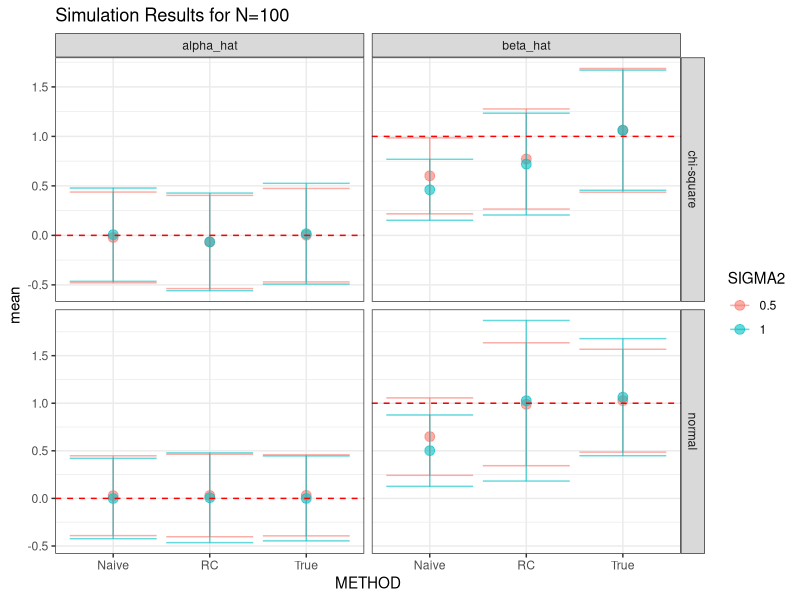
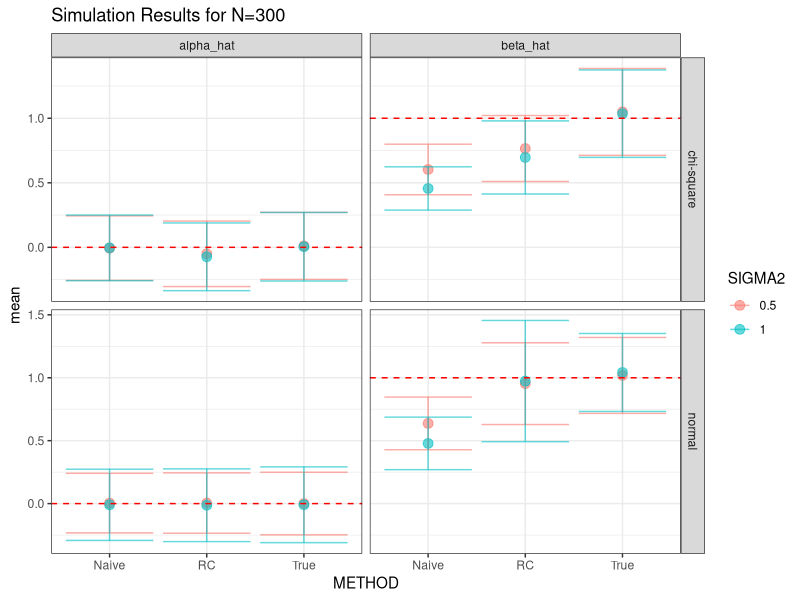
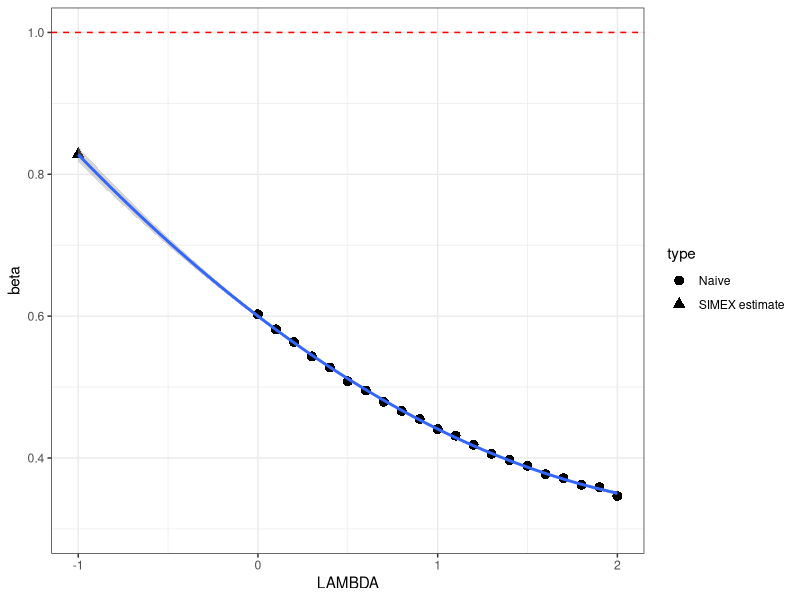
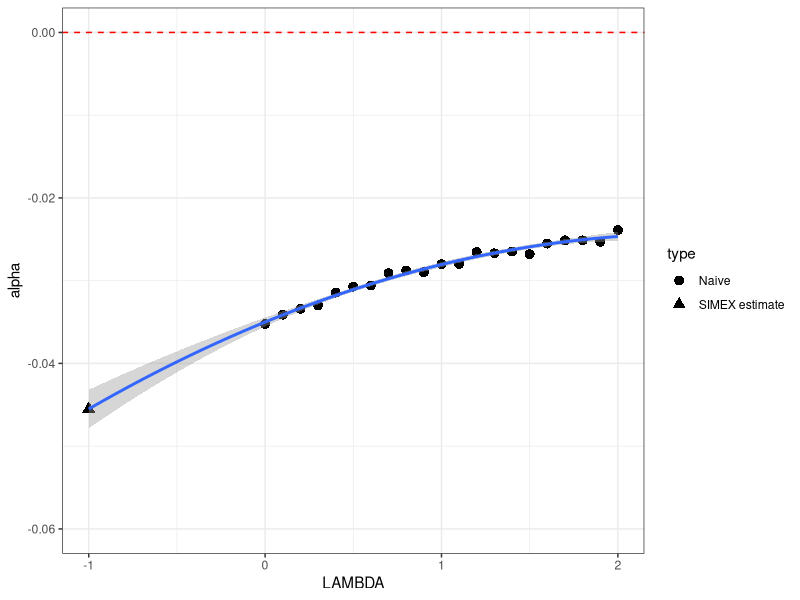

Write the R code that produced these figures, in order.
## ---- chunk 1
library(data.table)
library(ggplot2)
## ---- chunk 2
inv_logit <- function(x) {
  exp(x) / (1 + exp(x))
}

MLE <- function(Y, X){
  fit <- glm(Y ~ X, family = binomial)
  est <- fit$coefficients
  names(est) <- c("alpha", "beta")
  return(fit$coefficients)
}

RC <- function(Y, W, sigma2_eps){
  mu_X  <- mean(W)
  var_W <- var(W)
  var_X <- var_W - sigma2_eps
  
  Xhat <- mu_X + var_X * var_W^(-1) * (W - mu_X)
  
  return(MLE(Y, Xhat))
}

sim_data <- function(N, alpha, beta, sigma2_eps, X_model = "normal"){
  # Simulate True Covariates
  if(X_model == "normal"){
    X <- rnorm(N)
  } else if(X_model == "chi-square"){
    X <- ( rchisq(N, 1) - 1 / (sqrt(2)) )
  }
  
  # Simulate ME 
  eps <- rnorm(N, sd = sqrt(sigma2_eps))
  
  # Define surrogate
  W <- X + eps
  
  # Linear predictor
  eta <- alpha + beta*X
  
  # Simulate Y
  Y <- sapply(inv_logit(eta), function(p){rbinom(1, 1, p)})
  
  return(list(Y=Y, X=X, W=W))
}
## ---- chunk 3
results <- fread("HW3_simulation_results.csv")
summary <- melt(results, id.vars = c("N", "SIGMA2", "XDIST", "METHOD"),
     measure.vars=c("alpha_hat", "beta_hat"), 
     variable.name = "parameter", value.name = "est")

final <- summary[, .(mean = mean(est), 
            se = var(est)^.5), .(N, SIGMA2, XDIST, METHOD, parameter)]
final[, `:=`(lower = mean - 1.96*se, upper = mean+1.96*se)]
final[, truth := ifelse(parameter == "alpha_hat", 0, 1)]

final[, SIGMA2 := as.factor(SIGMA2)]
final[, N := as.factor(N)]
## ---- chunk 4
ggplot(final[N==100], aes(METHOD, mean, col=SIGMA2)) +
  geom_point(alpha=0.6, size=3) + 
  geom_errorbar(aes(ymin=lower, ymax=upper), alpha=0.6, size=0.5) + 
  facet_grid( XDIST ~ parameter, scales = "free") + 
  geom_hline(aes(yintercept=truth), linetype = "dashed", col="red") + 
  theme_bw() + 
  ggtitle("Simulation Results for N=100")
## ---- chunk 5
ggplot(final[N==300], aes(METHOD, mean, col=SIGMA2)) +
  geom_point(alpha=0.6, size=3) + 
  geom_errorbar(aes(ymin=lower, ymax=upper), alpha=0.6, size=0.5) + 
  facet_grid( XDIST ~ parameter, scales = "free") + 
  geom_hline(aes(yintercept=truth), linetype = "dashed", col="red") + 
  theme_bw() + 
   ggtitle("Simulation Results for N=300")
## ---- chunk 6
results <- fread("HW3_SIMEX_results.csv")

summary <- results[, .(alpha = mean(alpha), beta = mean(beta)), .(LAMBDA)]
summary[, LAMBDA2 := LAMBDA^2]

extr.beta <- lm(beta ~ LAMBDA + LAMBDA2, data=summary)
extr.alpha <- lm(alpha ~ LAMBDA + LAMBDA2, data=summary)

SIMEX_beta <- predict(extr.beta, data.frame(LAMBDA=-1, LAMBDA2=1))
SIMEX_alpha <- predict(extr.alpha, data.frame(LAMBDA=-1, LAMBDA2=1))

summary <- rbind(summary, data.table(LAMBDA=-1, LAMBDA2=1, alpha=SIMEX_alpha, 
                                     beta=SIMEX_beta), fill=TRUE)
summary[, type := ifelse(LAMBDA==-1, "SIMEX estimate", "Naive")]
## ---- chunk 7
ggplot(summary, aes(LAMBDA, beta)) + 
  geom_point(aes(shape=type), size=3)+
  coord_cartesian(xlim=c(-1, 2), ylim=c(.3,1)) + 
  geom_hline(yintercept=0, col="red", linetype = "dashed") + 
  theme_bw() + 
  geom_smooth(data=summary[-22], method="lm", formula = y ~ x + I(x^2),
              fullrange=TRUE) + 
  geom_hline(yintercept = 1, linetype="dashed", col="red")
## ---- chunk 8
ggplot(summary, aes(LAMBDA, alpha)) + 
  geom_point(aes(shape=type), size=3)+
  coord_cartesian(xlim=c(-1, 2), ylim=c(-.06,0)) + 
  geom_hline(yintercept=0, col="red", linetype = "dashed") + 
  theme_bw() + 
  geom_smooth(data=summary[-22], method="lm", formula = y ~ x + I(x^2), fullrange=TRUE) 
